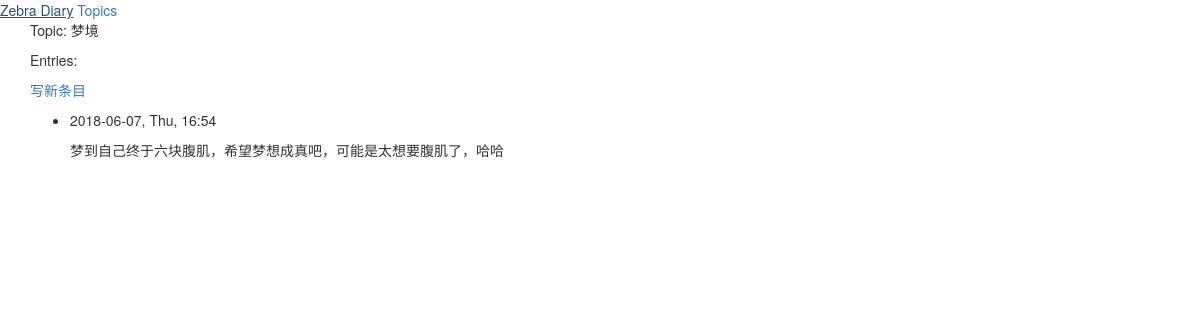
Page /zebradiary/2/ on the committed database.
### zebradiary/models.py (models this page shows, shortened)
class Topic(models.Model):
	text = models.CharField(max_length = 25)
	date_added = models.DateTimeField(auto_now_add = True)
	def __str__(self):
		return self.text

class Entry(models.Model):
	topic = models.ForeignKey(Topic, on_delete = models.CASCADE)
	text = models.TextField()
	date_added = models.DateTimeField(auto_now_add = True)
	class Meta:
		verbose_name_plural = 'entries'

### zebradiary/views.py (the view)
# urls.py: path('<int:topic_id>/', views.topic, name = 'topic'),
def topic(request, topic_id):#这个函数有第二个形参，接收从urls.py捕获的值，并存储到topic_id中
	topic = Topic.objects.get(id = topic_id)
	entries = topic.entry_set.order_by('-date_added')
	context = {'topic': topic, 'entries': entries}
	return render(request, 'zebradiary/topic.html', context)

### zebradiary/templates/zebradiary/topic.html
{% extends "zebradiary/base.html" %}
{% block content %}
<p>Topic: {{ topic }} </p>
<p>Entries:</p>
<p>
	<a href="{% url 'zebradiary:new_entry' topic.id %}">写新条目</a>
</p>
<ul>
	{% for entry in entries %}
	<li>
		<p>{{ entry.date_added|date:'Y-m-d, D, H:i' }}</p>
		<p>{{ entry.text|linebreaks }}
	</li>
	{% empty %}
	<li>
		There are no entries for this topic yet.
	</li>
	{% endfor %}
</ul>
{% endblock content %}

### rows in the picture
Topic: text "梦境"
Entry: date_added "2018-06-07, Thu, 16:54", text "梦到自己终于六块腹肌，希望梦想成真吧，可能是太想要腹肌了，哈哈"
